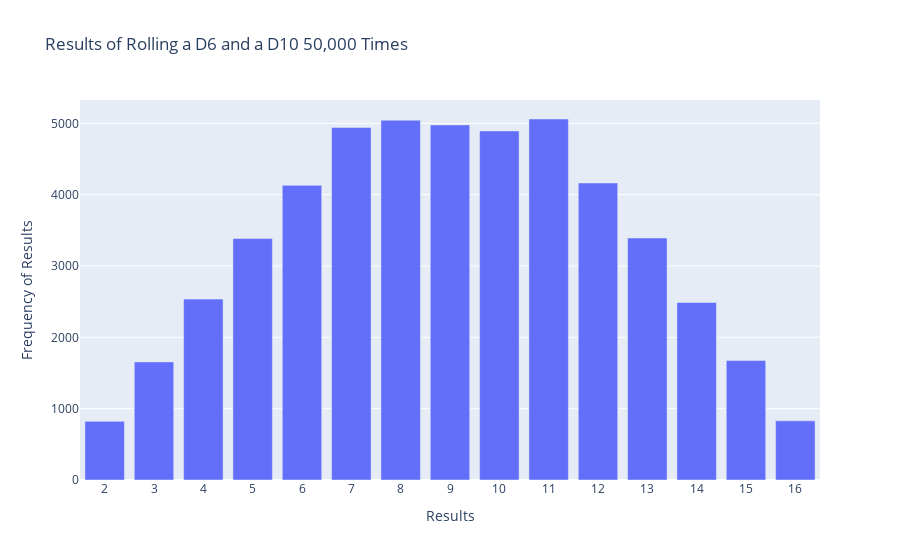

The cell this chart's notebook holds for it:
### Code cell
#同时掷两个面数不同的骰子
import plotly.express as px

from die import Die

#创建两个D6
die_1 = Die()
die_2 = Die(10)

#掷几次骰子并将结果存储在一个列表中
results = []
for roll_num in range(50_000):
    result = die_1.roll() + die_2.roll()
    results.append(result)

#分析结果
frequencies = []
max_result = die_1.num_sides + die_2.num_sides
poss_results = range(2, max_result+1)
for value in poss_results:
    frequency = results.count(value)
    frequencies.append(frequency)

#对结果进行可视化
title = "Results of Rolling a D6 and a D10 50,000 Times"
labels = {'x': 'Results', 'y': 'Frequency of Results'}
fig = px.bar(x=poss_results, y=frequencies, title=title, labels=labels)

#进一步定制图形
fig.update_layout(xaxis_dtick=1)#刻度标记间隔为 1

fig.show()

### Figure 1 — Plotly figure (JSON) as saved in the notebook; plotly's stock layout.template omitted (floating-point values rounded to 4 significant figures)
{"data": [{"alignmentgroup": "True", "hovertemplate": "Results=%{x}<br>Frequency of Results=%{y}<extra></extra>", "legendgroup": "", "marker": {"color": "#636efa", "pattern": {"shape": ""}}, "name": "", "offsetgroup": "", "orientation": "v", "showlegend": false, "textposition": "auto", "type": "bar", "x": [2, 3, 4, 5, 6, 7, 8, 9, 10, 11, 12, 13, 14, 15, 16], "xaxis": "x", "y": [822, 1656, 2536, 3385, 4131, 4943, 5044, 4978, 4894, 5061, 4164, 3393, 2489, 1675, 829], "yaxis": "y"}], "layout": {"autosize": true, "barmode": "relative", "legend": {"tracegroupgap": 0}, "title": {"text": "Results of Rolling a D6 and a D10 50,000 Times"}, "xaxis": {"anchor": "y", "autorange": true, "domain": [0, 1], "dtick": 1, "range": [1.5, 16.5], "title": {"text": "Results"}, "type": "linear"}, "yaxis": {"anchor": "x", "autorange": true, "domain": [0, 1], "range": [0, 5327.0], "title": {"text": "Frequency of Results"}, "type": "linear"}}}
